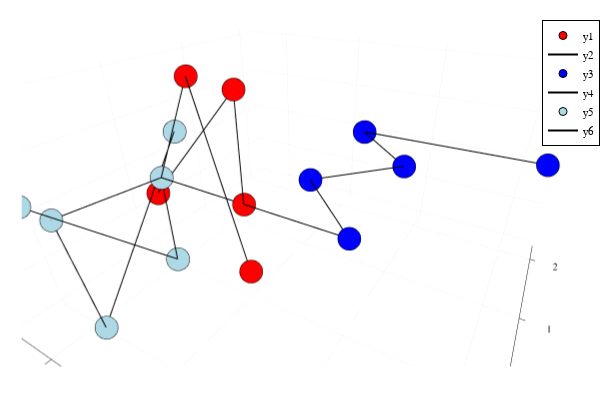

Source (notebook cell):
### Code cell
p = plot()
plotChain!(P,"red")
plotChain!(Q,"blue")
plotChain!(lastQ,"lightblue")

### Figure 1 — Plotly figure (JSON) as saved in the notebook; plotly's stock layout.template omitted (floating-point values rounded to 4 significant figures)
{"data": [{"colorbar": {"title": {"text": ""}}, "legendgroup": "y1", "marker": {"color": "rgba(255, 0, 0, 1.000)", "line": {"color": "rgba(0, 0, 0, 1)", "width": 1}, "size": 8, "symbol": "circle"}, "mode": "markers", "name": "y1", "scene": "scene", "showlegend": true, "type": "scatter3d", "x": [1.35, 0, 0, 1, 1, -0.4045], "xaxis": "x", "y": [-0.4001, 0.5, 0, 0, 0, 0.2341], "yaxis": "y", "z": [-0.3032, 0.866, 0, 0, 1, -0.4045], "zaxis": "z", "zmax": null, "zmin": null}, {"colorbar": {"title": {"text": ""}}, "legendgroup": "y2", "line": {"color": "rgba(0, 0, 0, 1)", "dash": "solid", "shape": "linear", "width": 2}, "mode": "lines", "name": "y2", "scene": "scene", "showlegend": true, "type": "scatter3d", "x": [1.35, 0, 0, 1, 1, -0.4045], "xaxis": "x", "y": [-0.4001, 0.5, 0, 0, 0, 0.2341], "yaxis": "y", "z": [-0.3032, 0.866, 0, 0, 1, -0.4045], "zaxis": "z", "zmax": null, "zmin": null}, {"colorbar": {"title": {"text": ""}}, "legendgroup": "y3", "marker": {"color": "rgba(0, 0, 255, 1.000)", "line": {"color": "rgba(0, 0, 0, 1)", "width": 1}, "size": 8, "symbol": "circle"}, "mode": "markers", "name": "y3", "scene": "scene", "showlegend": true, "type": "scatter3d", "x": [0, 2.0, 1.269, 1.951, 1.219, 3.218], "xaxis": "x", "y": [0, 0, 0.682, 1.413, 2.095, 2.179], "yaxis": "y", "z": [0, 0, 0, 1.225e-16, -4.93e-32, 5.207e-16], "zaxis": "z", "zmax": null, "zmin": null}, {"colorbar": {"title": {"text": ""}}, "legendgroup": "y4", "line": {"color": "rgba(0, 0, 0, 1)", "dash": "solid", "shape": "linear", "width": 2}, "mode": "lines", "name": "y4", "scene": "scene", "showlegend": true, "type": "scatter3d", "x": [0, 2.0, 1.269, 1.951, 1.219, 3.218], "xaxis": "x", "y": [0, 0, 0.682, 1.413, 2.095, 2.179], "yaxis": "y", "z": [0, 0, 0, 1.225e-16, -4.93e-32, 5.207e-16], "zaxis": "z", "zmax": null, "zmin": null}, {"colorbar": {"title": {"text": ""}}, "legendgroup": "y5", "marker": {"color": "rgba(173, 216, 230, 1.000)", "line": {"color": "rgba(0, 0, 0, 1)", "width": 1}, "size": 8, "symbol": "circle"}, "mode": "markers", "name": "y5", "scene": "scene", "showlegend": true, "type": "scatter3d", "x": [0.2742, 1.665e-16, 0, -0.2018, 0.2978, -0.2562], "xaxis": "x", "y": [-1.336, -5.551e-17, 0, -0.9794, -1.082, 0.476], "yaxis": "y", "z": [0.4626, -1.0, 0, -2.717e-15, -0.8601, 0.2645], "zaxis": "z", "zmax": null, "zmin": null}, {"colorbar": {"title": {"text": ""}}, "legendgroup": "y6", "line": {"color": "rgba(0, 0, 0, 1)", "dash": "solid", "shape": "linear", "width": 2}, "mode": "lines", "name": "y6", "scene": "scene", "showlegend": true, "type": "scatter3d", "x": [0.2742, 1.665e-16, 0, -0.2018, 0.2978, -0.2562], "xaxis": "x", "y": [-1.336, -5.551e-17, 0, -0.9794, -1.082, 0.476], "yaxis": "y", "z": [0.4626, -1.0, 0, -2.717e-15, -0.8601, 0.2645], "zaxis": "z", "zmax": null, "zmin": null}], "layout": {"annotations": [], "height": 400, "legend": {"bgcolor": "rgba(255, 255, 255, 1.000)", "bordercolor": "rgba(0, 0, 0, 1)", "borderwidth": 1, "font": {"color": "rgba(0, 0, 0, 1)", "family": "sans-serif", "size": 11}, "title": {"font": {"color": "rgba(0, 0, 0, 1)", "family": "sans-serif", "size": 15}, "text": ""}, "tracegroupgap": 0, "traceorder": "normal", "x": 1, "xanchor": "auto", "y": 1, "yanchor": "auto"}, "margin": {"b": 20, "l": 0, "r": 0, "t": 20}, "paper_bgcolor": "rgba(255, 255, 255, 1.000)", "plot_bgcolor": "rgba(255, 255, 255, 1.000)", "scene": {"aspectmode": "auto", "aspectratio": {"x": 1.231, "y": 1.195, "z": 0.6798}, "camera": {"center": {"x": 0, "y": 0, "z": 0}, "eye": {"x": 0.5158, "y": -0.8935, "z": 0.5956}, "projection": {"type": "perspective"}, "up": {"x": 0, "y": 0, "z": 1}}, "domain": {"x": [0.03619, 0.9934], "y": [0.03762, 0.9902]}, "xaxis": {"gridcolor": "rgba(0, 0, 0, 0.1)", "gridwidth": 0.5, "linecolor": "rgba(0, 0, 0, 1)", "mirror": false, "range": [-0.5132, 3.326], "showgrid": true, "showline": true, "showticklabels": true, "tickangle": 0, "tickcolor": "rgb(0, 0, 0)", "tickfont": {"color": "rgba(0, 0, 0, 1)", "family": "sans-serif", "size": 11}, "tickmode": "array", "ticks": "inside", "ticktext": ["0", "1", "2", "3"], "tickvals": [0, 1, 2, 3], "title": {"font": {"color": "rgba(0, 0, 0, 1)", "family": "sans-serif", "size": 15}, "text": ""}, "type": "linear", "visible": true, "zeroline": false, "zerolinecolor": "rgba(0, 0, 0, 1)"}, "yaxis": {"gridcolor": "rgba(0, 0, 0, 0.1)", "gridwidth": 0.5, "linecolor": "rgba(0, 0, 0, 1)", "mirror": false, "range": [-1.442, 2.284], "showgrid": true, "showline": true, "showticklabels": true, "tickangle": 0, "tickcolor": "rgb(0, 0, 0)", "tickfont": {"color": "rgba(0, 0, 0, 1)", "family": "sans-serif", "size": 11}, "tickmode": "array", "ticks": "inside", "ticktext": ["-1", "0", "1", "2"], "tickvals": [-1, 0, 1, 2], "title": {"font": {"color": "rgba(0, 0, 0, 1)", "family": "sans-serif", "size": 15}, "text": ""}, "type": "linear", "visible": true, "zeroline": false, "zerolinecolor": "rgba(0, 0, 0, 1)"}, "zaxis": {"gridcolor": "rgba(0, 0, 0, 0.1)", "gridwidth": 0.5, "linecolor": "rgba(0, 0, 0, 1)", "mirror": false, "range": [-1.06, 1.06], "showgrid": true, "showline": true, "showticklabels": true, "tickangle": 0, "tickcolor": "rgb(0, 0, 0)", "tickfont": {"color": "rgba(0, 0, 0, 1)", "family": "sans-serif", "size": 11}, "tickmode": "array", "ticks": "inside", "ticktext": ["-1.0", "-0.5", "0.0", "0.5", "1.0"], "tickvals": [-1, -0.5, 0, 0.5, 1], "title": {"font": {"color": "rgba(0, 0, 0, 1)", "family": "sans-serif", "size": 15}, "text": ""}, "type": "linear", "visible": true, "zeroline": false, "zerolinecolor": "rgba(0, 0, 0, 1)"}}, "showlegend": true, "width": 600}}
